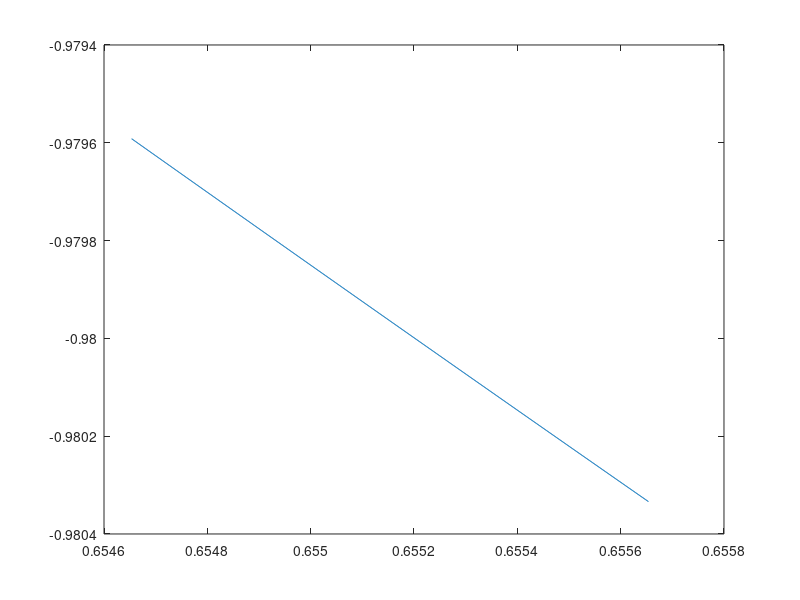

This figure's MATLAB source:
clear;
clf;

e=1.60217662*10^(-19);
q=1*e;
ep=8.8541878128*10^(-12);
h=6.62607015*10^(-34);
hslash=h/(2*pi);
%m=6.644657230*10^(-27);
m=9.10938356*10^(-31);
ev=q*1;
K1=q^2/(4*pi*ep)*pi*sqrt(2*m)/hslash;
K2=sqrt(q^2/(4*pi*ep))*4*sqrt(m)/hslash;

function y = f (x)
y=4.*x.^4-4.*x.^2;
endfunction

dc=f(sqrt(2)/2);
x=sqrt(21)/7:0.0000000001:sqrt(21)/7+0.001;
plot(x,f(x))

print  -dpdflatexstandalone kchaos.pdf
